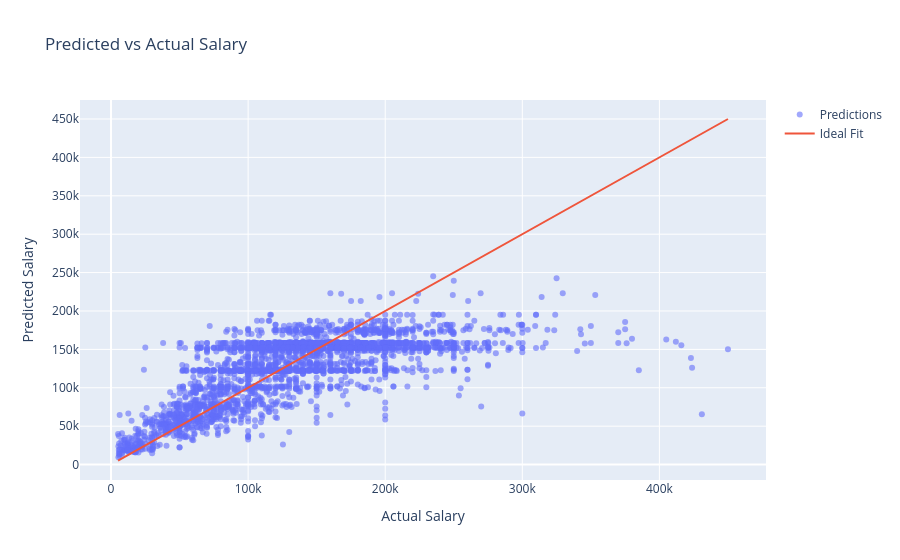
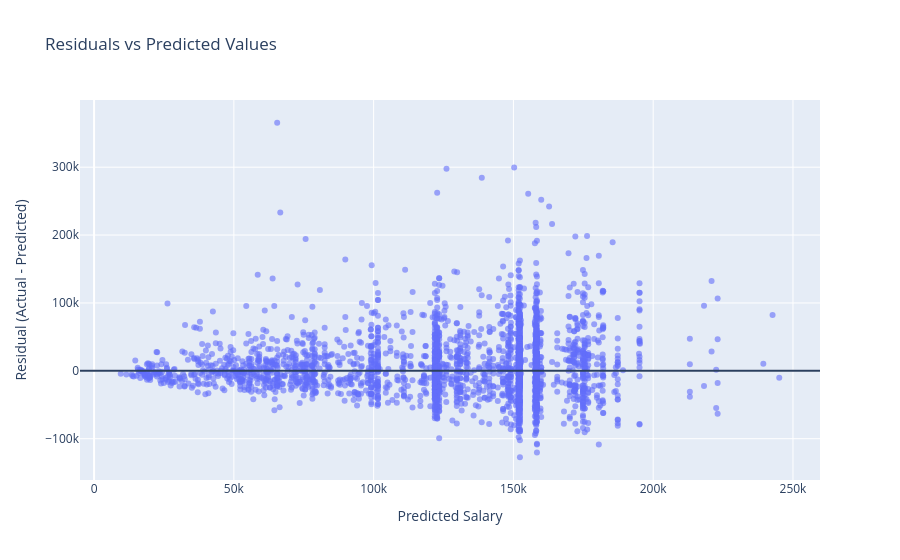
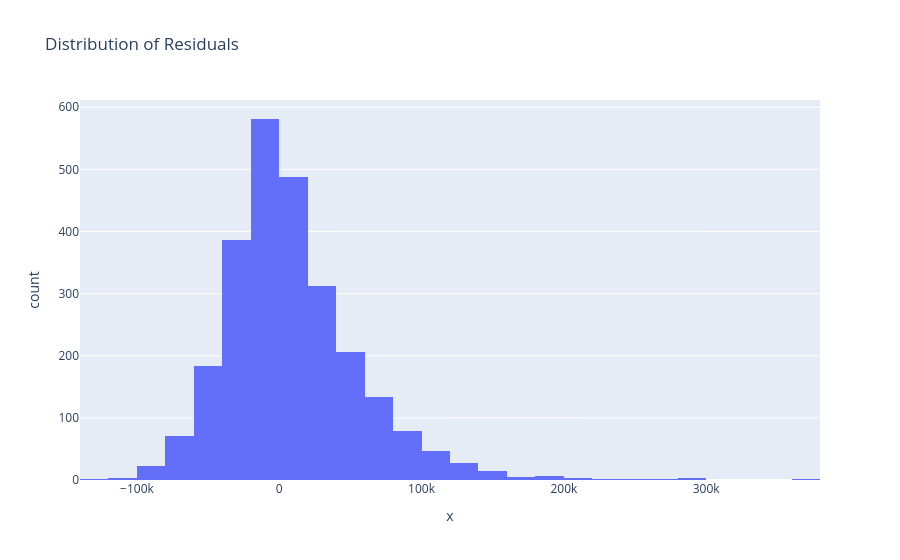
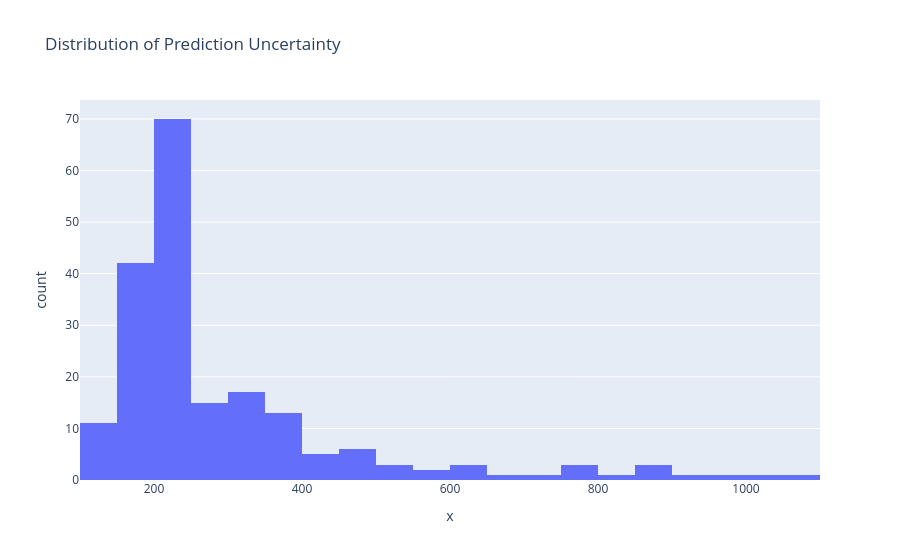

The cell these charts' notebook holds for them, in order:
### Code cell
# ==========================================
# APP 2 — FULL TAB3 MATCH (PLOTLY FROM PICKLE)
# ==========================================

import pickle
import pandas as pd
import numpy as np
import plotly.express as px
import plotly.graph_objects as go

# ============================
# LOAD ANALYTICS
# ============================

with open("model/app2_analytics.pkl", "rb") as f:
    a2 = pickle.load(f)

y_actual = a2["y_actual"]
y_pred = a2["y_pred"]
residuals = a2["residuals"]
uncertainty = a2["uncertainty"]

grouped_importance = a2["grouped_importance"]
shap_top = a2["shap_top"]
pred_distribution = a2["pred_distribution"]

# ============================
# 1. PREDICTED VS ACTUAL
# ============================

fig1 = go.Figure()

fig1.add_trace(go.Scatter(
    x=y_actual,
    y=y_pred,
    mode="markers",
    name="Predictions",
    marker=dict(opacity=0.6)
))

min_val = min(y_actual.min(), y_pred.min())
max_val = max(y_actual.max(), y_pred.max())

fig1.add_trace(go.Scatter(
    x=[min_val, max_val],
    y=[min_val, max_val],
    mode="lines",
    name="Ideal Fit"
))

fig1.update_layout(
    title="Predicted vs Actual Salary",
    xaxis_title="Actual Salary",
    yaxis_title="Predicted Salary"
)

fig1.show()

# ============================
# 2. RESIDUAL PLOT
# ============================

fig2 = go.Figure()

fig2.add_trace(go.Scatter(
    x=y_pred,
    y=residuals,
    mode="markers",
    marker=dict(opacity=0.6)
))

fig2.add_hline(y=0)

fig2.update_layout(
    title="Residuals vs Predicted Values",
    xaxis_title="Predicted Salary",
    yaxis_title="Residual (Actual - Predicted)"
)

fig2.show()

# ============================
# 3. RESIDUAL DISTRIBUTION
# ============================

fig3 = px.histogram(
    x=residuals,
    nbins=30,
    title="Distribution of Residuals"
)

fig3.show()

# ============================
# 4. UNCERTAINTY DISTRIBUTION
# ============================

fig4 = px.histogram(
    x=uncertainty,
    nbins=25,
    title="Distribution of Prediction Uncertainty"
)

fig4.show()

# ============================
# 5. GROUPED FEATURE IMPORTANCE
# ============================

fig5 = px.bar(
    grouped_importance,
    x="importance",
    y="group",
    orientation="h",
    title="Grouped Feature Importance"
)

fig5.update_layout(yaxis=dict(autorange="reversed"))

fig5.show()

# ============================
# 6. PREDICTED SALARY DISTRIBUTION
# ============================

fig6 = px.histogram(
    x=pred_distribution,
    nbins=30,
    title="Distribution of Predicted Salaries"
)

fig6.show()

# ============================
# 7. TOP SHAP FEATURES
# ============================

fig7 = px.bar(
    shap_top.head(15),
    x="SHAP Importance",
    y="Feature",
    orientation="h",
    title="Top Features Influencing Salary Predictions"
)

fig7.update_layout(
    yaxis=dict(autorange="reversed"),
    xaxis_title="Average |SHAP Value|"
)

fig7.show()

### Figure 1 — Plotly figure (JSON) as saved in the notebook; plotly's stock layout.template omitted (floating-point values rounded to 4 significant figures; data arrays with more than 128 entries replaced by an {"elided": "..."} marker saying what was removed)
{"data": [{"marker": {"opacity": 0.6}, "mode": "markers", "name": "Predictions", "type": "scatter", "x": {"elided": "2584 int values"}, "y": {"elided": "2584 float values"}}, {"mode": "lines", "name": "Ideal Fit", "type": "scatter", "x": [5132, 450000], "y": [5132, 450000]}], "layout": {"title": {"text": "Predicted vs Actual Salary"}, "xaxis": {"title": {"text": "Actual Salary"}}, "yaxis": {"title": {"text": "Predicted Salary"}}}}

### Figure 2 — Plotly figure (JSON) as saved in the notebook; plotly's stock layout.template omitted (floating-point values rounded to 4 significant figures; data arrays with more than 128 entries replaced by an {"elided": "..."} marker saying what was removed)
{"data": [{"marker": {"opacity": 0.6}, "mode": "markers", "type": "scatter", "x": {"elided": "2584 float values"}, "y": {"elided": "2584 float values"}}], "layout": {"shapes": [{"type": "line", "x0": 0, "x1": 1, "xref": "x domain", "y0": 0, "y1": 0, "yref": "y"}], "title": {"text": "Residuals vs Predicted Values"}, "xaxis": {"title": {"text": "Predicted Salary"}}, "yaxis": {"title": {"text": "Residual (Actual - Predicted)"}}}}

### Figure 3 — Plotly figure (JSON) as saved in the notebook; plotly's stock layout.template omitted (floating-point values rounded to 4 significant figures; data arrays with more than 128 entries replaced by an {"elided": "..."} marker saying what was removed)
{"data": [{"bingroup": "x", "hovertemplate": "x=%{x}<br>count=%{y}<extra></extra>", "legendgroup": "", "marker": {"color": "#636efa", "pattern": {"shape": ""}}, "name": "", "nbinsx": 30, "orientation": "v", "showlegend": false, "type": "histogram", "x": {"elided": "2584 float values"}, "xaxis": "x", "yaxis": "y"}], "layout": {"barmode": "relative", "legend": {"tracegroupgap": 0}, "title": {"text": "Distribution of Residuals"}, "xaxis": {"anchor": "y", "domain": [0, 1], "title": {"text": "x"}}, "yaxis": {"anchor": "x", "domain": [0, 1], "title": {"text": "count"}}}}

### Figure 4 — Plotly figure (JSON) as saved in the notebook; plotly's stock layout.template omitted (floating-point values rounded to 4 significant figures; data arrays with more than 128 entries replaced by an {"elided": "..."} marker saying what was removed)
{"data": [{"bingroup": "x", "hovertemplate": "x=%{x}<br>count=%{y}<extra></extra>", "legendgroup": "", "marker": {"color": "#636efa", "pattern": {"shape": ""}}, "name": "", "nbinsx": 25, "orientation": "v", "showlegend": false, "type": "histogram", "x": {"elided": "200 float values"}, "xaxis": "x", "yaxis": "y"}], "layout": {"barmode": "relative", "legend": {"tracegroupgap": 0}, "title": {"text": "Distribution of Prediction Uncertainty"}, "xaxis": {"anchor": "y", "domain": [0, 1], "title": {"text": "x"}}, "yaxis": {"anchor": "x", "domain": [0, 1], "title": {"text": "count"}}}}
